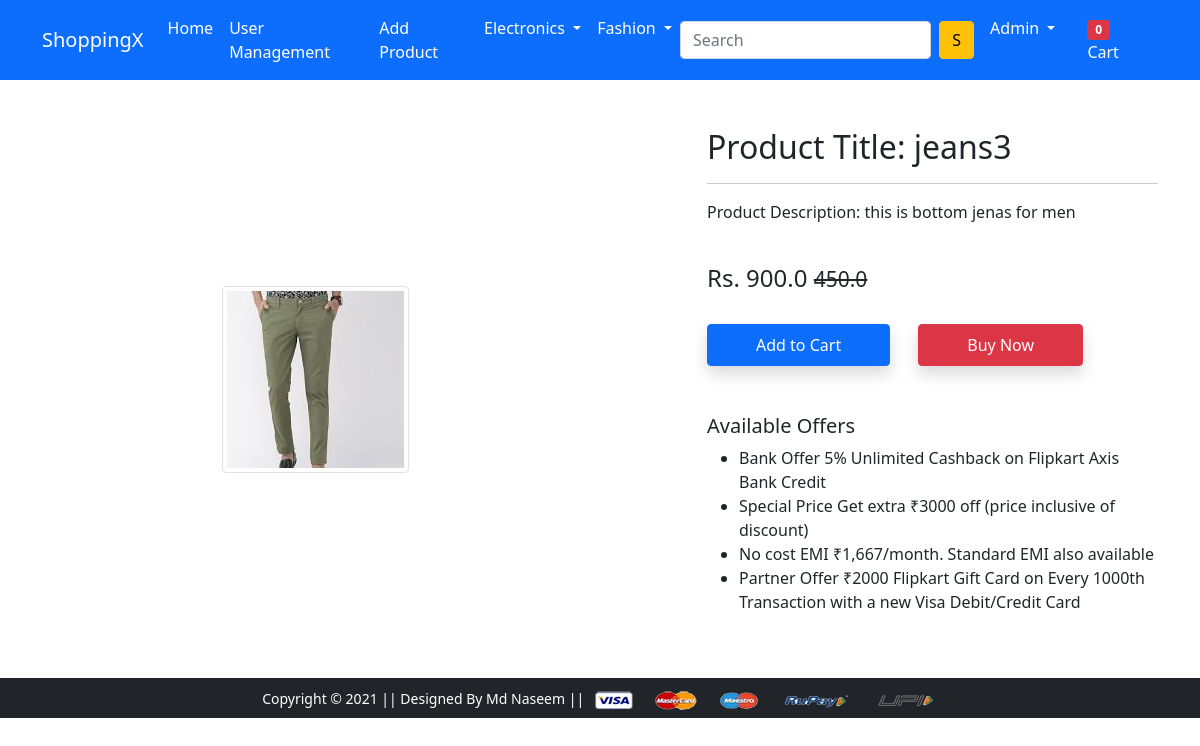
Page /product-detail/3 (signed in) on the committed database.
### app/models.py (models this page shows, shortened)
class Product(models.Model):
	title=models.CharField(max_length=100)
	selling_price=models.FloatField()
	discount_price=models.FloatField()
	description=models.TextField()
	brand=models.CharField(max_length=200)
	category=models.CharField(choices=CATEGORY_CHOICES,max_length=50)
	product_image=models.ImageField(upload_to='productimg')

### app/views.py (the view)
# urls.py: path('product-detail/<int:pk>', views.ProductDetailView.as_view(), name='product-detail'),
class ProductDetailView(View):
	def get(self , request , pk):
		product=Product.objects.get(pk=pk)
		totalItem=len(Cart.objects.filter(user=request.user))
		item_already_in_cart=False
		if request.user.is_authenticated:
			item_already_in_cart=Cart.objects.filter(Q(product=product.id) & Q(user=request.user)).exists()
		return render(request, 'app/productdetail.html',{'product':product,'item_already_in_cart':item_already_in_cart,'totalItem':totalItem})

### app/templates/app/productdetail.html (shortened to what this page needs)
{% extends 'app/base.html' %}
{% load static %}
{% block main-content %}
<div class="container my-5">
 <div class="row">
  <div class="col-sm-6 text-center align-self-center">
   <img src="{{product.product_image.url}}" alt="" class="img-fluid img-thumbnail">
  </div>
  <div class="col-sm-5 offset-sm-1">
   <h2>Product Title: {{product.title}}</h2>
   <hr>
   <p>Product Description: {{product.description}}</p> <br>
   <h4>Rs. {{product.selling_price}} <small class="fw-light text-decoration-line-through">{{product.discount_price}}</small></h4> <br>
   {% if request.user.is_authenticated %}
    {% if item_already_in_cart %}
    <a href="{% url 'show-cart' %}" class="btn btn-warning shadow px-5 py-2 ms-4">Go To Cart</a>
{% else %}
   <form action="/add-to-cart" class="d-inline">
    <button type="submit" class="btn btn-primary shadow px-5 py-2">Add to Cart</button>
   </form>
   {% endif %}
   {% endif %}
   <a href="{% url 'checkout' %}" class="btn btn-danger shadow px-5 py-2 ms-4">Buy Now</a>
   <h5 class="mt-5">Available Offers</h5>
   <ul>
    <li>Bank Offer 5% Unlimited Cashback on Flipkart Axis Bank Credit</li>
    <li>Special Price Get extra ₹3000 off (price inclusive of discount)</li>
    <li>No cost EMI ₹1,667/month. Standard EMI also available</li>
    <li>Partner Offer ₹2000 Flipkart Gift Card on Every 1000th Transaction with a new Visa Debit/Credit Card</li>
   </ul>
  </div>
 </div>
</div>
{% endblock main-content %}

### app/templates/app/base.html (shortened to what this page needs)
<!doctype html>
{% load static %}
<html lang="en">
  <head>
    <link href="https://cdn.jsdelivr.net/npm/bootstrap@5.0.0-beta1/dist/css/bootstrap.min.css" rel="stylesheet">
    <link rel="stylesheet" href="{% static 'app/css/owl.carousel.min.css' %}">
    <link rel="stylesheet" href="{% static 'app/css/all.min.css' %}">
    <link rel="stylesheet" href="{% static 'app/css/style.css' %}">
  </head>
  <body>
    <nav class="navbar navbar-expand-lg navbar-dark bg-primary">
     <div class="container">
       <a class="navbar-brand" href="/">ShoppingX</a>
       <div class="collapse navbar-collapse" id="navbarSupportedContent">
         <ul class="navbar-nav me-auto mb-2 mb-lg-0">
           <li class="nav-item">
             <a class="nav-link active" aria-current="page" href="/">Home</a>
           </li>
           <li class="nav-item">
             <a class="nav-link active" aria-current="page" href="{% url 'user_management' %}">User Management</a>
           </li>
           <li class="nav-item">
             <a class="nav-link active" aria-current="page" href="{% url 'addproduct' %}">Add Product</a>
           </li>
           <li class="nav-item dropdown">
             <a class="nav-link dropdown-toggle text-white" href="#" id="electronicsDropdown" role="button" data-bs-toggle="dropdown" aria-expanded="false">
               Electronics
             </a>
           </li>
           <li class="nav-item dropdown">
             <a class="nav-link dropdown-toggle text-white" href="#" id="fashionDropdown" role="button" data-bs-toggle="dropdown" aria-expanded="false">
               Fashion
             </a>
           </li>
         </ul>
         <form class="d-flex">
           <input class="form-control me-2" type="search" placeholder="Search" aria-label="Search">
           <button class="btn btn-warning" type="submit">S</button>
         </form>
         <div>
          <ul class="navbar-nav me-auto mb-2 mb-lg-0">
            {% if request.user.is_authenticated %}
           <li class="nav-item dropdown mx-2">
              <a class="nav-link dropdown-toggle text-white" href="#" id="profileDropdown" role="button" data-bs-toggle="dropdown" aria-expanded="false"><span class="text-capitalize">{{request.user.username}}
              </span></a>
            </li>
            <li class="nav-item mx-2">
             <a href="{% url 'show-cart' %}" class="nav-link text-white"><span class="badge bg-danger">{{totalItem}}</span> Cart </a>
            </li>
            {% endif %}
          </ul>
         </div>
       </div>
     </div>
    </nav>
    {% block main-content %} {% endblock main-content %}
    <footer class="container-fluid bg-dark text-center p-2 mt-5">
        <small class="text-white">Copyright &copy; 2021 || Designed By Md Naseem || </small>
        <img src="{% static 'app/images/payment.png' %}" alt="" srcset="" class="img-fluid" height="2px">
    </footer>
  </body>
</html>

### rows in the picture
Product: product_image (picture), title "jeans3", description "this is bottom jenas for men", selling_price "900.0", discount_price "450.0"

### other values in the picture
{{ request.user.username }} "Admin"
{{ totalItem }} "0"
